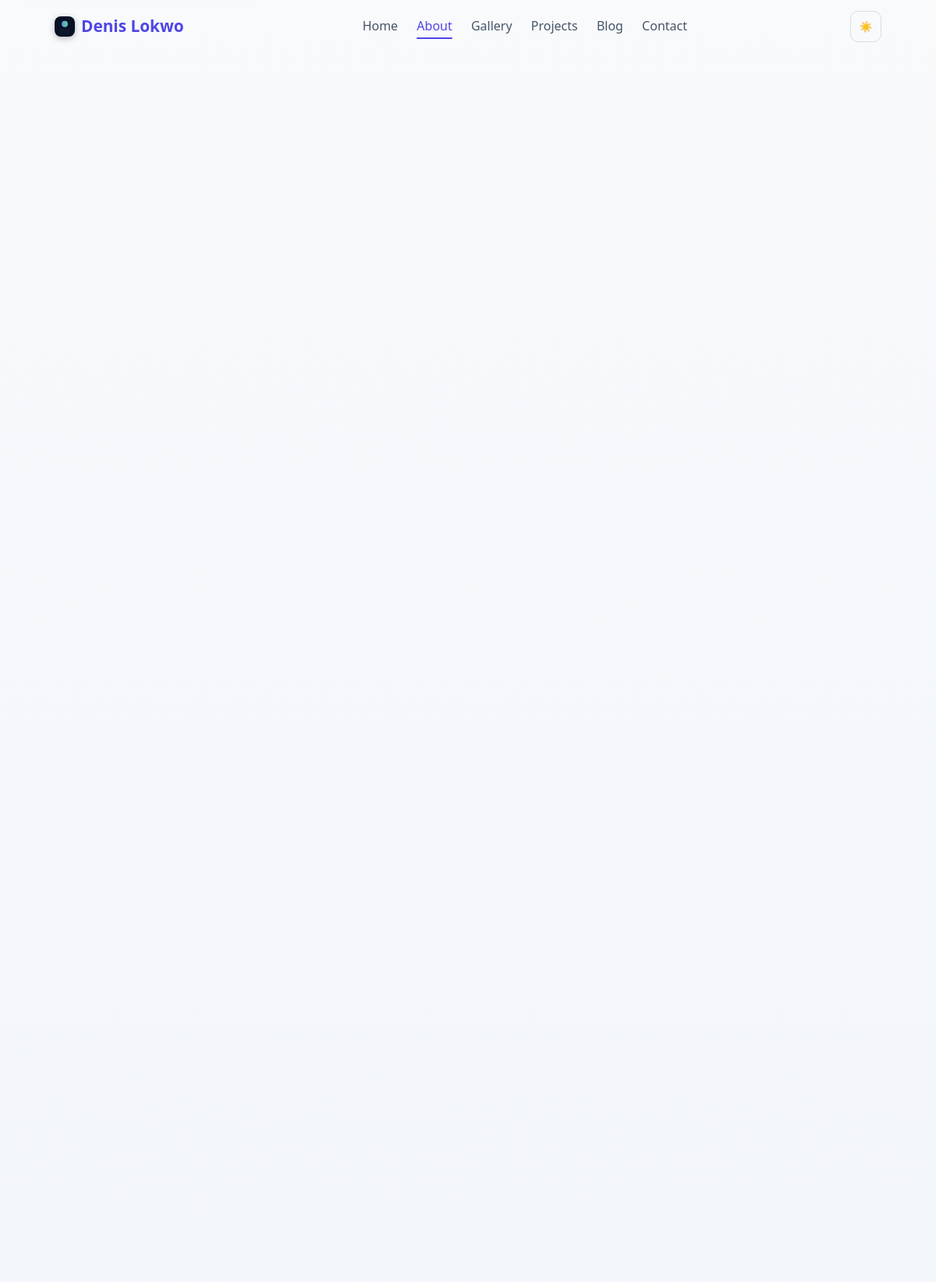
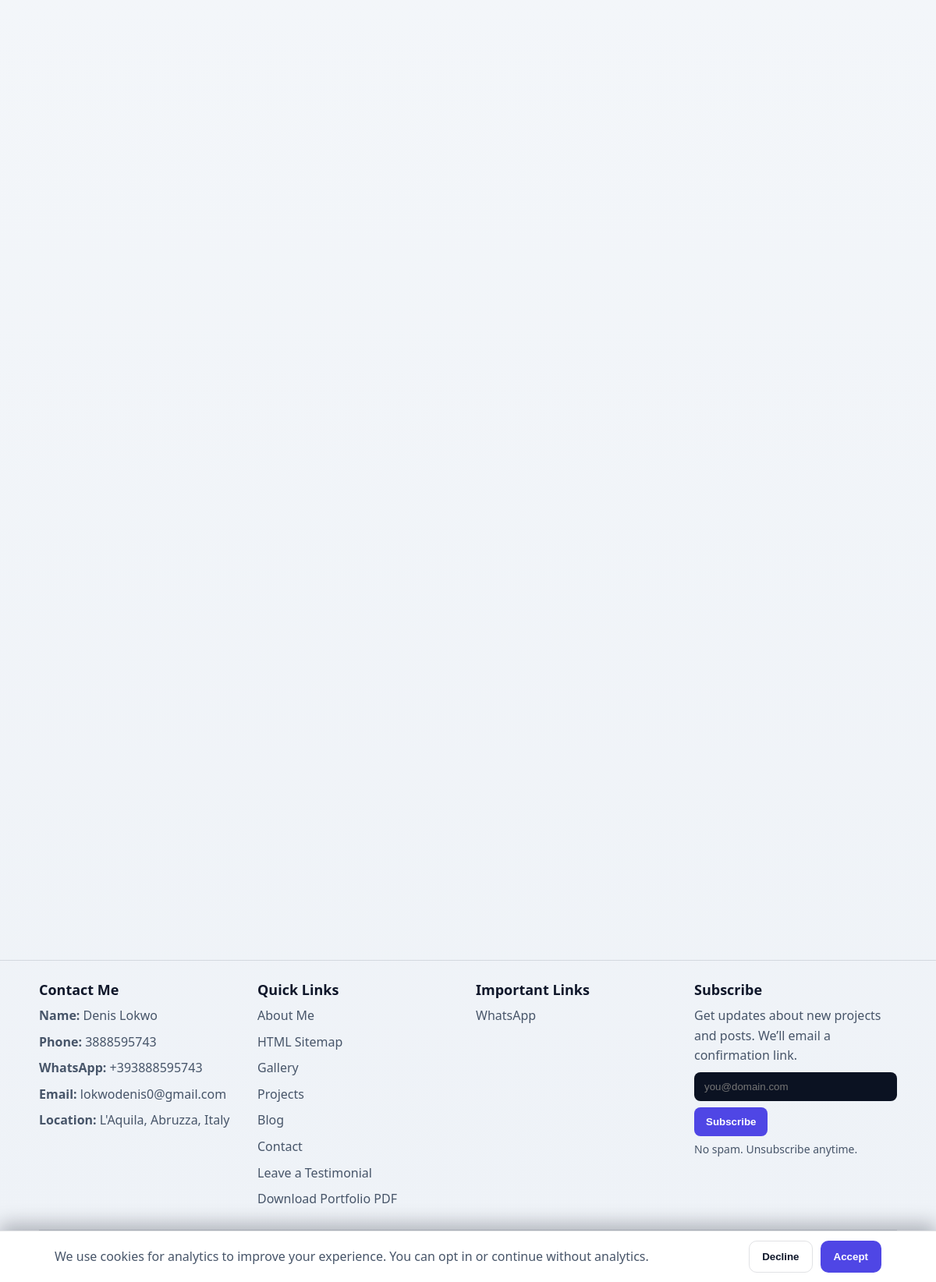
The page /about/ on the database its author committed (2 pictures, top to bottom).
### portfolio/models.py (models this page shows, shortened)
class Profile(models.Model):
    name = models.CharField(max_length=150, default='Denis Lokwo')
    title = models.CharField(max_length=220, blank=True)
    intro = models.TextField(blank=True)
    summary = models.TextField(blank=True)
    location = models.CharField(max_length=150, blank=True)
    email = models.EmailField(blank=True)
    phone = models.CharField(max_length=50, blank=True)
    whatsapp = models.CharField(max_length=50, blank=True)
    avatar = models.ImageField(upload_to='profile/', blank=True, null=True)
    key = models.UUIDField(default=uuid.uuid4, unique=True, editable=False, null=True)
    skills = models.JSONField(blank=True, null=True, help_text='List of skills')
    tools = models.JSONField(blank=True, null=True, help_text='List of tools/technologies')
    languages = models.JSONField(blank=True, null=True, help_text='List of languages')
    interests = models.JSONField(blank=True, null=True, help_text='List of interests')
    links = models.JSONField(blank=True, null=True, help_text='Dict of external links')
    experience = models.JSONField(blank=True, null=True, help_text='List of experience items')
    education = models.JSONField(blank=True, null=True, help_text='List of education items')
    certifications = models.JSONField(blank=True, null=True)
    awards = models.JSONField(blank=True, null=True)
    updated_at = models.DateTimeField(auto_now=True)
    created_at = models.DateTimeField(auto_now_add=True)
    class Meta:
        ordering = ['-updated_at']

### portfolio/views.py (the view)
# urls.py: path('about/', views.about, name='about'),
def about(request):
	return render(request, 'about.html')

### portfolio/context_processors.py (called while the page is built)
def analytics(request):
    cal = getattr(settings, 'CALENDLY_URL', '')
    try:
        SiteSettings = apps.get_model('portfolio', 'SiteSettings')
        obj = SiteSettings.objects.first()
        if obj and getattr(obj, 'calendly_url', ''):
            cal = obj.calendly_url
    except Exception:
        pass
    return {
        'GA_MEASUREMENT_ID': getattr(settings, 'GA_MEASUREMENT_ID', None),
        'CALENDLY_URL': cal,
    }

### portfolio/templatetags/site_extras.py (called while the page is built)
@register.simple_tag(takes_context=True)
def absolute_static(context, path: str) -> str:
    try:
        url = static(path)
    except Exception:
        url = path
    request = context.get('request')
    if request:
        try:
            return request.build_absolute_uri(url)
        except Exception:
            return url
    return url

def _tech_badge_svg(label: str, size: int = 18, color_a: str = "#6366f1", color_b: str = "#60a5fa") -> str:
    label = (label or "").strip()[:3]
    svg = f'''
    <svg class="tech-svg" width="{size}" height="{size}" viewBox="0 0 24 24" xmlns="http://www.w3.org/2000/svg" aria-hidden="true" focusable="false">
      <defs>
        <linearGradient id="g" x1="0" y1="0" x2="1" y2="1">
          <stop offset="0%" stop-color="{color_a}"/>
          <stop offset="100%" stop-color="{color_b}"/>
        </linearGradient>
      </defs>
      <rect x="2" y="2" width="20" height="20" rx="6" fill="url(#g)"/>
    <text x="12" y="15" text-anchor="middle" font-size="10" font-weight="700" font-family="system-ui, -apple-system, 'Segoe UI', Roboto, Arial, sans-serif" fill="#fff">{label}</text>
    </svg>
    '''
    return svg

@register.filter
def bullet_lines(text: str):
    if not text:
        return []
    if not isinstance(text, str):
        try:
            text = str(text)
        except Exception:
            return []
    import re
    parts = re.split(r"\n+|\u2022+|;+", text)
    return [p.strip() for p in parts if p and p.strip()]

@register.filter(name="get")
def get_item(obj, key):
    try:
        if obj is None or key is None:
            return None
        if isinstance(obj, dict):
            return obj.get(key)
        return getattr(obj, str(key), None)
    except Exception:
        return None

### portfolio/templates/about.html (shortened to what this page needs)
{% extends 'base.html' %}
{% load static site_extras %}

### portfolio/templates/base.html (shortened to what this page needs)
<!DOCTYPE html>
<html lang="en">
<head>
	{% load static site_extras %}
	<link rel="stylesheet" href="{% static 'css/styles.css' %}">
</head>
<body>
		<header class="site-header" role="banner">
		<div class="container header-inner">
				<a class="brand" href="/">
					{% if SITE.logo_light_url or SITE.logo_dark_url %}
						{% if SITE.logo_dark_url %}
							<img src="{{ SITE.logo_dark_url }}" alt="" class="brand-logo brand-logo-dark" aria-hidden="true">
						{% endif %}
						{% if SITE.logo_light_url %}
							<img src="{{ SITE.logo_light_url }}" alt="" class="brand-logo brand-logo-light" aria-hidden="true">
						{% endif %}
					{% elif SITE.logo_url %}
						<img src="{{ SITE.logo_url }}" alt="" class="brand-logo" aria-hidden="true">
					{% else %}
						<img src="{% static 'images/avatar.svg' %}" alt="" class="brand-logo" aria-hidden="true">
					{% endif %}
					<span>{{ SITE.brand_name|default:PROFILE.name }}</span>
				</a>
				<nav class="site-nav" role="navigation" aria-label="Primary navigation">
					<a href="/" class="{% if request.path == '/' %}active{% endif %}" {% if request.path == '/' %}aria-current="page"{% endif %}>Home</a>
					<a href="/about/" class="{% if request.path|slice:':7' == '/about/' %}active{% endif %}" {% if request.path|slice:':7' == '/about/' %}aria-current="page"{% endif %}>About</a>
					<a href="/gallery/" class="{% if request.path|slice:':9' == '/gallery/' %}active{% endif %}" {% if request.path|slice:':9' == '/gallery/' %}aria-current="page"{% endif %}>Gallery</a>
					<a href="/projects/" class="{% if request.path|slice:':10' == '/projects/' %}active{% endif %}" {% if request.path|slice:':10' == '/projects/' %}aria-current="page"{% endif %}>Projects</a>
					<a href="/blog/" class="{% if request.path|slice:':6' == '/blog/' %}active{% endif %}" {% if request.path|slice:':6' == '/blog/' %}aria-current="page"{% endif %}>Blog</a>
					<a href="/contact/" class="{% if request.path|slice:':9' == '/contact/' %}active{% endif %}" {% if request.path|slice:':9' == '/contact/' %}aria-current="page"{% endif %}>Contact</a>
				</nav>
				<div style="display:flex;align-items:center;gap:10px;">
					<button id="theme-toggle" class="theme-toggle" aria-label="Toggle dark mode" aria-pressed="false" title="Toggle theme">
						<span class="sun" aria-hidden="true">☀️</span>
					</button>
				</div>
		</div>
	</header>
	<main>
			<div id="main-content">{% block content %}{% endblock %}</div>
	</main>
	<footer class="site-footer">
		<div class="container footer-grid">
			<div class="footer-col">
				<h4 class="footer-title">Contact Me</h4>
				<ul class="footer-list">
					<li><strong>Name:</strong> {{ PROFILE.name }}</li>
					{% if PROFILE.phone %}<li><strong>Phone:</strong> <a href="tel:{{ PROFILE.phone }}">{{ PROFILE.phone }}</a></li>{% endif %}
					{% if PROFILE.whatsapp_link %}<li><strong>WhatsApp:</strong> <a href="https://wa.me/{{ PROFILE.whatsapp_link }}" target="_blank" rel="noopener">{{ PROFILE.whatsapp }}</a></li>{% endif %}
					{% if PROFILE.email %}<li><strong>Email:</strong> <a href="mailto:{{ PROFILE.email }}">{{ PROFILE.email }}</a></li>{% endif %}
					{% if PROFILE.location %}<li><strong>Location:</strong> {{ PROFILE.location }}</li>{% endif %}
				</ul>
			</div>
			<div class="footer-col">
				<h4 class="footer-title">Quick Links</h4>
				<ul class="footer-list">
					<li><a href="/about/">About Me</a></li>
					<li><a href="/sitemap/">HTML Sitemap</a></li>
					<li><a href="/gallery/">Gallery</a></li>
					<li><a href="/projects/">Projects</a></li>
					<li><a href="/blog/">Blog</a></li>
					<li><a href="/contact/">Contact</a></li>
					<li><a href="/recommend/">Leave a Testimonial</a></li>
					<li><a href="{% url 'portfolio:portfolio_pdf' %}">Download Portfolio PDF</a></li>
				</ul>
			</div>
			<div class="footer-col">
				<h4 class="footer-title">Important Links</h4>
				<ul class="footer-list">
					{% if PROFILE.whatsapp_link %}<li><a href="https://wa.me/{{ PROFILE.whatsapp_link }}" target="_blank" rel="noopener">WhatsApp</a></li>{% endif %}
				</ul>
			</div>
			<div class="footer-col">
				<h4 class="footer-title">Subscribe</h4>
				<p class="muted" style="margin:0 0 8px;color:var(--muted,#94a3b8)">Get updates about new projects and posts. We’ll email a confirmation link.</p>
				<form method="post" action="{% url 'portfolio:subscribe' %}" class="footer-subscribe" style="display:flex;gap:8px;flex-wrap:wrap">
					<input type="email" name="email" required placeholder="you@domain.com" aria-label="Email address" style="flex:1;min-width:210px;padding:10px 12px;border-radius:8px;border:1px solid var(--border,#1e293b);background:var(--surface,#0b1222);color:var(--text,#e2e8f0)">
					<button type="submit" class="btn" style="padding:10px 14px;border-radius:8px">Subscribe</button>
				</form>
				<small class="muted" style="display:block;margin-top:6px;color:var(--muted,#94a3b8)">No spam. Unsubscribe anytime.</small>
			</div>
		</div>
		<div class="container footer-bottom">
			<small>© {% now "Y" %} {{ PROFILE.name }} — Built with Django</small>
			<div class="footer-social" aria-label="Social links">
				{% with gh_fallback=PROFILE.links|get:'github' li_fallback=PROFILE.links|get:'linkedin' %}
				{% with github=SITE.github_url|default:gh_fallback linkedin=SITE.linkedin_url|default:li_fallback %}
					{% if PROFILE.whatsapp_link %}
					<a class="social-icon" href="https://wa.me/{{ PROFILE.whatsapp_link }}" target="_blank" rel="noopener" aria-label="WhatsApp">
					</a>
					{% endif %}
				{% endwith %}
				{% endwith %}
			</div>
			<nav class="footer-nav">
				<a href="/privacy/">Privacy</a>
				<a href="/terms/">Terms</a>
			</nav>
		</div>
	</footer>
	<div id="cookie-consent" class="cookie-banner" role="dialog" aria-live="polite" aria-label="Cookie consent" hidden>
		<div class="container" style="display:flex;align-items:center;gap:14px;justify-content:space-between;flex-wrap:wrap">
			<p style="margin:0;flex:1;min-width:220px;color:var(--muted)">
				We use cookies for analytics to improve your experience. You can opt in or continue without analytics.
			</p>
			<div style="display:flex;gap:10px">
				<button id="cookie-decline" class="btn secondary">Decline</button>
				<button id="cookie-accept" class="btn">Accept</button>
			</div>
		</div>
	</div>
</body>
</html>

### portfolio/static/css/styles.css (style rules this page uses)
:root { --bg:#0b1120; --bg-1:#0b1120; --bg-2:#0a1024; --card:#0f172a; --text:#e6edf3; --muted:#9ba4b3; --border:rgba(148,163,184,0.16); --accent:#6366f1; --accent-strong:#5458e8; --accent-contrast:#ffffff; --link:var(--accent); --link-hover:#818cf8; --glass: rgba(255,255,255,0.03); --bg-veil: rgba(255,255,255,0.035); }
[data-theme="light"] { --bg:#f8fafc; --bg-1:#f8fafc; --bg-2:#eef2f7; --card:#ffffff; --text:#0f172a; --muted:#475569; --border: rgba(15,23,42,0.12); --accent:#4f46e5; --accent-strong:#4338ca; --accent-contrast:#ffffff; --link:var(--accent); --link-hover:#3730a3; --glass: rgba(0,0,0,0.03); --bg-veil: rgba(0,0,0,0.04); }
* { box-sizing:border-box }
html,body { height:100%; }
body { margin:0; font-family: system-ui, -apple-system, 'Segoe UI', Roboto, 'Helvetica Neue', Arial, sans-serif; font-size:16px; line-height:1.6; background: radial-gradient(1200px 600px at 10% -10%, var(--bg-veil), transparent 60%), linear-gradient(180deg, var(--bg-1) 0%, var(--bg-2) 100%); color:var(--text); -webkit-font-smoothing:antialiased; -moz-osx-font-smoothing:grayscale; transition: background 0.35s, color 0.25s; }
img { max-width:100%;height:auto;display:block }
[data-theme="light"] body { background: radial-gradient(1200px 600px at 15% -10%, var(--bg-veil), transparent 60%), linear-gradient(180deg, var(--bg-1) 0%, var(--bg-2) 100%); }
.container { max-width:1100px;margin:0 auto;padding:0 20px }
.site-header { position:sticky;top:0;background:transparent;padding:14px 0;z-index:30;transition:background .25s, border-color .25s, box-shadow .25s, padding .2s, transform .24s }
.header-inner { display:flex;align-items:center;justify-content:space-between }
.brand { font-weight:700;color:var(--accent);text-decoration:none;font-size:1.3rem;display:inline-flex;align-items:center;gap:8px }
.brand-logo { width:26px;height:26px;border-radius:8px;display:block;box-shadow:0 2px 8px rgba(2,6,23,0.28) }
.site-nav a { color:var(--muted);text-decoration:none;margin-left:20px;position:relative }
.site-nav a.active { color:var(--accent) }
.site-nav a.active::after { content:"";position:absolute;left:0;right:0;bottom:-6px;height:2px;background:var(--accent);border-radius:2px }
a { color:var(--link) }
.btn { display:inline-flex;align-items:center;gap:8px;padding:12px 16px;border-radius:10px;background:var(--accent);color:var(--accent-contrast);font-weight:600;border:1px solid transparent;text-decoration:none;transition:background .2s, box-shadow .2s, transform .1s }
.btn.secondary { background:transparent;border:1px solid var(--border);color:var(--text) }
h1,h2,h3,h4,h5,h6 { color:var(--text);font-weight:700;line-height:1.25;margin:0 0 10px }
h4 { font-size:1.125rem }
p { font-size:1rem;line-height:1.6;margin:0 0 12px }
small,.meta { font-size:0.875rem }
.site-footer { color:var(--muted);border-top:1px solid var(--border);margin-top:60px }
.footer-grid { display:grid;grid-template-columns:repeat(auto-fit,minmax(220px,1fr));gap:20px;padding:26px 0 }
.footer-title { margin:0 0 10px;color:var(--text);font-weight:700 }
.footer-list { list-style:none;margin:0;padding:0;display:flex;flex-direction:column;gap:8px }
.footer-list a { color:var(--muted);text-decoration:none }
.footer-bottom { display:flex;align-items:center;justify-content:space-between;padding:14px 0;border-top:1px solid var(--border) }
.footer-social { display:flex;align-items:center;gap:10px }
.footer-social .social-icon { width:38px;height:38px;border-radius:10px;display:inline-flex;align-items:center;justify-content:center;background:var(--card);border:1px solid var(--border);color:var(--muted);text-decoration:none;transition:transform .2s, box-shadow .2s, color .2s, border-color .2s }
input[type="text"],input[type="email"],textarea { border-radius:8px;padding:10px;border:1px solid var(--border);background:transparent;color:inherit }
.cookie-banner { position:fixed;left:0;right:0;bottom:0;background:var(--card);border-top:1px solid var(--border);padding:12px 0;box-shadow:0 -8px 24px rgba(2,6,23,0.28);z-index:60 }
.theme-toggle { display:inline-flex;align-items:center;justify-content:center;width:40px;height:40px;border-radius:10px;background:transparent;border:1px solid var(--border);color:var(--muted);cursor:pointer }
.theme-toggle .sun { display:none }
.theme-toggle[aria-pressed="false"] .sun { display:inline }

### portfolio/templates/base.html (style rules this page uses)
nav, footer { transition: opacity 0.8s; }

### rows shown on the page
Profile: brand_name "Denis Lokwo", name "Denis Lokwo", phone "3888595743", whatsapp "+393888595743", email "lokwodenis0@gmail.com", location "L'Aquila, Abruzza, Italy"
